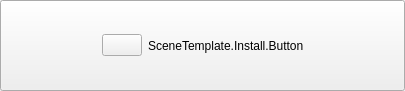
<?xml version="1.0" encoding="UTF-8"?>
<ui version="4.0">
 <class>PLSSceneInstallButton</class>
 <widget class="QPushButton" name="PLSSceneInstallButton">
  <property name="geometry">
   <rect>
    <x>0</x>
    <y>0</y>
    <width>405</width>
    <height>91</height>
   </rect>
  </property>
  <property name="windowTitle">
   <string>GroupBox</string>
  </property>
  <layout class="QHBoxLayout" name="horizontalLayout">
   <property name="spacing">
    <number>6</number>
   </property>
   <property name="leftMargin">
    <number>0</number>
   </property>
   <property name="topMargin">
    <number>0</number>
   </property>
   <property name="rightMargin">
    <number>0</number>
   </property>
   <property name="bottomMargin">
    <number>0</number>
   </property>
   <item>
    <spacer name="horizontalSpacer">
     <property name="orientation">
      <enum>Qt::Horizontal</enum>
     </property>
     <property name="sizeHint" stdset="0">
      <size>
       <width>0</width>
       <height>0</height>
      </size>
     </property>
    </spacer>
   </item>
   <item>
    <widget class="QPushButton" name="loadingBtn_SceneTemplate">
     <property name="text">
      <string/>
     </property>
    </widget>
   </item>
   <item>
    <widget class="QLabel" name="installLabel">
     <property name="text">
      <string>SceneTemplate.Install.Button</string>
     </property>
    </widget>
   </item>
   <item>
    <spacer name="horizontalSpacer_3">
     <property name="orientation">
      <enum>Qt::Horizontal</enum>
     </property>
     <property name="sizeHint" stdset="0">
      <size>
       <width>0</width>
       <height>0</height>
      </size>
     </property>
    </spacer>
   </item>
  </layout>
 </widget>
 <resources/>
 <connections/>
</ui>
